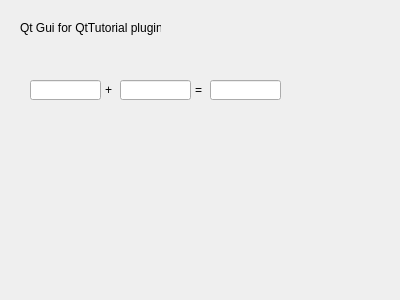
<?xml version="1.0" encoding="UTF-8"?>
<ui version="4.0">
 <class>TutorialDialog</class>
 <widget class="QDialog" name="TutorialDialog">
  <property name="geometry">
   <rect>
    <x>0</x>
    <y>0</y>
    <width>400</width>
    <height>300</height>
   </rect>
  </property>
  <property name="windowTitle">
   <string>Dialog</string>
  </property>
  <widget class="QLabel" name="label">
   <property name="geometry">
    <rect>
     <x>20</x>
     <y>20</y>
     <width>141</width>
     <height>16</height>
    </rect>
   </property>
   <property name="text">
    <string>Qt Gui for QtTutorial plugin</string>
   </property>
  </widget>
  <widget class="QLineEdit" name="val1">
   <property name="geometry">
    <rect>
     <x>30</x>
     <y>80</y>
     <width>71</width>
     <height>20</height>
    </rect>
   </property>
  </widget>
  <widget class="QLineEdit" name="val2">
   <property name="geometry">
    <rect>
     <x>120</x>
     <y>80</y>
     <width>71</width>
     <height>20</height>
    </rect>
   </property>
  </widget>
  <widget class="QLineEdit" name="val3">
   <property name="enabled">
    <bool>true</bool>
   </property>
   <property name="geometry">
    <rect>
     <x>210</x>
     <y>80</y>
     <width>71</width>
     <height>20</height>
    </rect>
   </property>
  </widget>
  <widget class="QLabel" name="label_2">
   <property name="geometry">
    <rect>
     <x>105</x>
     <y>82</y>
     <width>16</width>
     <height>16</height>
    </rect>
   </property>
   <property name="text">
    <string>+</string>
   </property>
  </widget>
  <widget class="QLabel" name="label_3">
   <property name="geometry">
    <rect>
     <x>195</x>
     <y>82</y>
     <width>16</width>
     <height>16</height>
    </rect>
   </property>
   <property name="text">
    <string>=</string>
   </property>
  </widget>
 </widget>
 <resources/>
 <connections/>
</ui>
